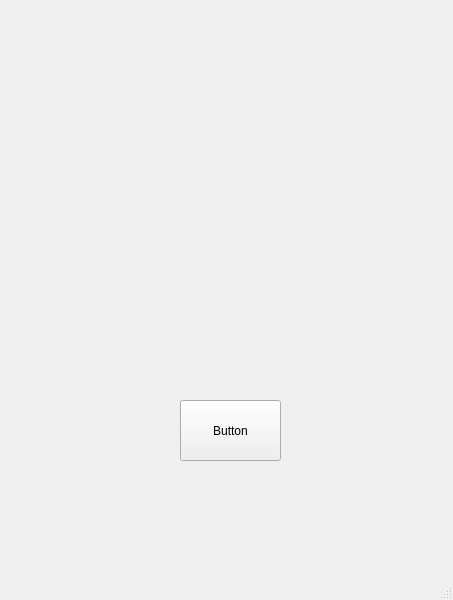
<?xml version="1.0" encoding="UTF-8"?>
<ui version="4.0">
 <class>MainWindow</class>
 <widget class="QMainWindow" name="MainWindow">
  <property name="geometry">
   <rect>
    <x>0</x>
    <y>0</y>
    <width>453</width>
    <height>600</height>
   </rect>
  </property>
  <property name="windowTitle">
   <string>MainWindow</string>
  </property>
  <widget class="QWidget" name="centralwidget">
   <widget class="QPushButton" name="pushButton">
    <property name="geometry">
     <rect>
      <x>180</x>
      <y>400</y>
      <width>101</width>
      <height>61</height>
     </rect>
    </property>
    <property name="text">
     <string>Button</string>
    </property>
   </widget>
  </widget>
  <widget class="QMenuBar" name="menubar">
   <property name="geometry">
    <rect>
     <x>0</x>
     <y>0</y>
     <width>453</width>
     <height>21</height>
    </rect>
   </property>
  </widget>
  <widget class="QStatusBar" name="statusbar"/>
 </widget>
 <resources/>
 <connections/>
</ui>
